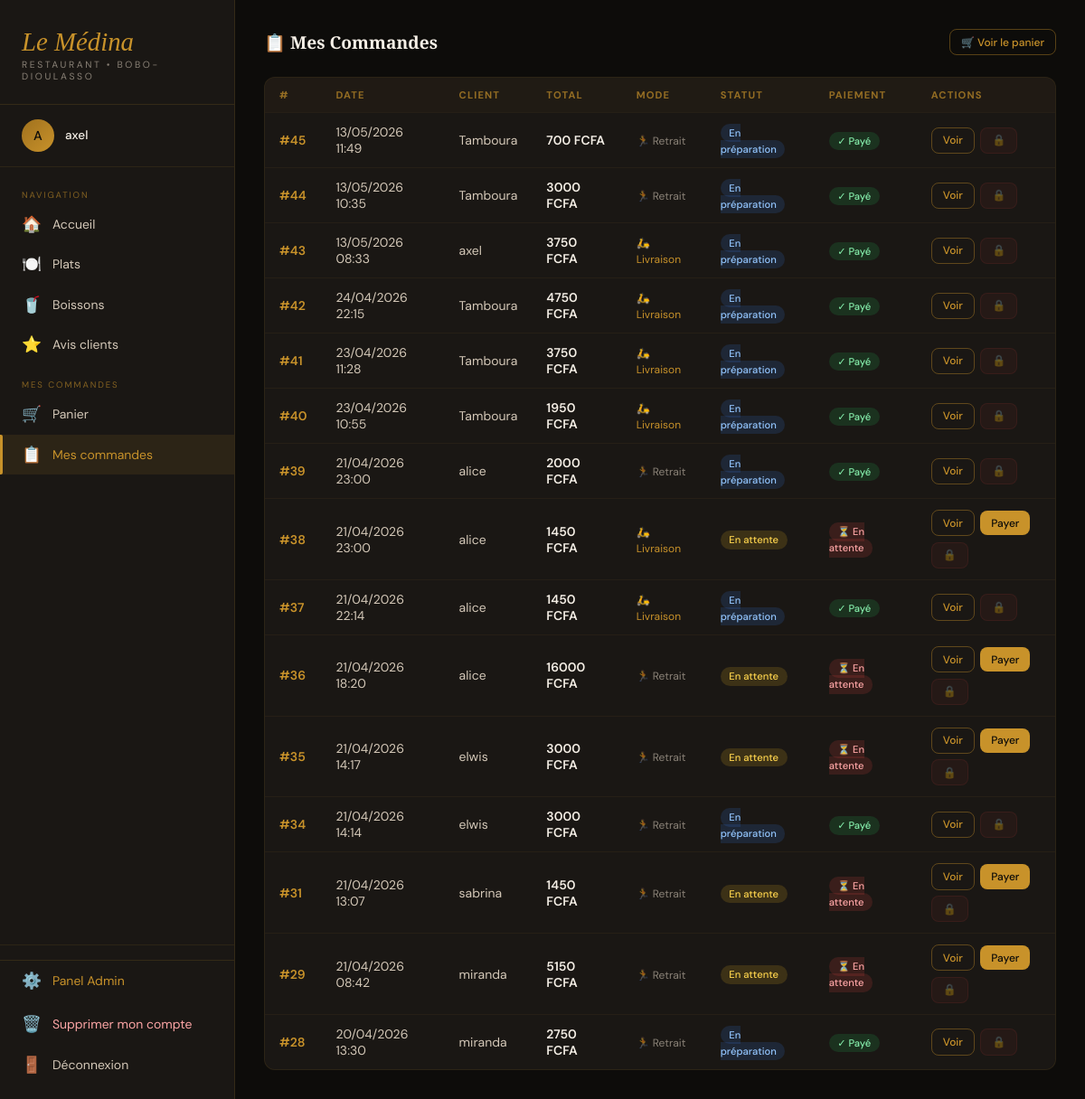
The page /commandes/ (signed in) on the database as committed earlier.
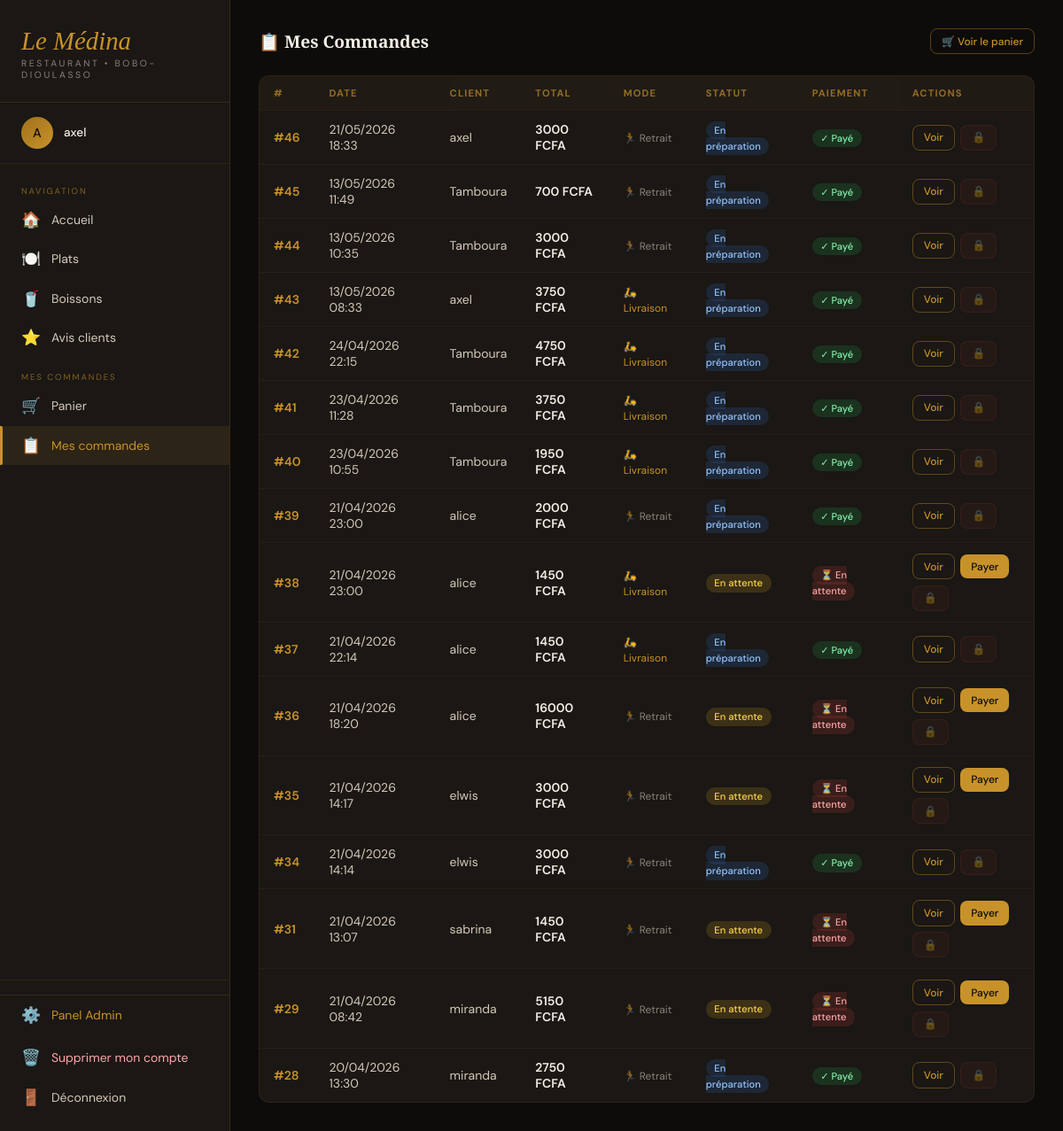
The same page on the database as committed later.
### shop/models.py (models this page shows, shortened)
class Commande(models.Model):
    MODE_CHOICES = [
        ('retrait', 'Retrait sur place'),
        ('livraison', 'Livraison à domicile'),
    ]
    STATUT_CHOICES = [
        ('en_attente', 'En attente'),
        ('en_preparation', 'En préparation'),
        ('livree', 'Livrée'),
        ('annulee', 'Annulée'),
    ]
    utilisateur = models.ForeignKey(User, on_delete=models.CASCADE)
    date_commande = models.DateTimeField(auto_now_add=True)
    total = models.DecimalField(max_digits=10, decimal_places=2, default=0)
    paye = models.BooleanField(default=False)
    statut = models.CharField(max_length=20, choices=STATUT_CHOICES, default='en_attente')
    mode_recuperation = models.CharField(max_length=20, choices=MODE_CHOICES, default='retrait')
    adresse_livraison = models.CharField(max_length=500, blank=True, default='')
    latitude = models.DecimalField(max_digits=9, decimal_places=6, null=True, blank=True)
    longitude = models.DecimalField(max_digits=9, decimal_places=6, null=True, blank=True)

### shop/views.py (the view)
# urls.py: path('commandes/', views.commandes_view, name='commandes'),
@login_required
def commandes_view(request):
    if request.user.is_staff:
        commandes = Commande.objects.all().order_by('-date_commande')
    else:
        commandes = Commande.objects.filter(utilisateur=request.user).order_by('-date_commande')
    nb_panier = Panier.objects.filter(utilisateur=request.user).count()
    maintenant = timezone.now()
    for cmd in commandes:
        cmd.annulable = (maintenant - cmd.date_commande) < timedelta(minutes=15)
    return render(request, 'shop/commandes.html', {
        'commandes': commandes, 'nb_panier': nb_panier,
    })

### shop/templates/shop/commandes.html (shortened to what this page needs)
{% extends 'shop/base.html' %}
{% block content %}
<div class="content">
  <div class="section-header">
    <h2 class="section-title">📋 Mes Commandes</h2>
    <a href="{% url 'panier' %}" class="btn btn-outline btn-sm">🛒 Voir le panier</a>
  </div>
  {% if commandes %}
  <div class="table-container">
    <table>
      <thead>
        <tr>
          <th>#</th>
          <th>Date</th>
          {% if user.is_staff %}<th>Client</th>{% endif %}
          <th>Total</th>
          <th>Mode</th>
          <th>Statut</th>
          <th>Paiement</th>
          <th>Actions</th>
        </tr>
      </thead>
      <tbody>
        {% for cmd in commandes %}
        <tr>
          <td style="color:var(--or);font-weight:600;">#{{ cmd.pk }}</td>
          <td>{{ cmd.date_commande|date:"d/m/Y H:i" }}</td>
          {% if user.is_staff %}<td>{{ cmd.utilisateur.username }}</td>{% endif %}
          <td style="font-weight:600;color:var(--creme);">{{ cmd.total|floatformat:0 }} FCFA</td>
          <td>
            {% if cmd.mode_recuperation == 'livraison' %}
              <span style="font-size:.75rem;color:var(--or);">🛵 Livraison</span>
            {% else %}
              <span style="font-size:.75rem;opacity:.6;">🏃 Retrait</span>
            {% endif %}
          </td>
          <td>
            <span class="statut
              {% if cmd.statut == 'en_attente' %}statut-attente
              {% elif cmd.statut == 'en_preparation' %}statut-preparation
              {% elif cmd.statut == 'prete' %}statut-prete
              {% else %}statut-livree{% endif %}">
              {{ cmd.get_statut_display }}
            </span>
          </td>
          <td>
            {% if cmd.paye %}
              <span class="statut statut-paye">✓ Payé</span>
            {% else %}
              <span class="statut statut-non-paye">⏳ En attente</span>
            {% endif %}
          </td>
          <td>
            <div style="display:flex;gap:0.4rem;flex-wrap:wrap;align-items:center;">
              <a href="{% url 'detail_commande' cmd.pk %}" class="btn btn-outline btn-sm">Voir</a>
              {% if not cmd.paye %}
                <a href="{% url 'payer_commande' cmd.pk %}" class="btn btn-or btn-sm">Payer</a>
              {% endif %}
              {% if cmd.annulable %}
                <a href="{% url 'supprimer_commande' cmd.pk %}" class="btn btn-danger btn-sm"
                  onclick="return confirm('Annuler la commande #{{ cmd.pk }} ?')">✕</a>
              {% else %}
                <span class="btn btn-danger btn-sm" style="opacity:.35;cursor:not-allowed;" title="Délai d'annulation dépassé">🔒</span>
              {% endif %}
            </div>
          </td>
        </tr>
        {% endfor %}
      </tbody>
    </table>
  </div>
  {% else %}
  <div class="empty-state">
    <div class="empty-icon">📋</div>
    <p>Vous n'avez pas encore de commande.</p>
    <a href="{% url 'plats' %}" class="btn btn-or">Commander maintenant</a>
  </div>
  {% endif %}
</div>
{% endblock %}

Rows that differ between the two databases and show on the page:
added Commande: pk "46", date_commande "21/05/2026 18:33", utilisateur.username "axel", total "3000", mode_recuperation "🏃 Retrait", statut "En préparation", paye "✓ Payé"
